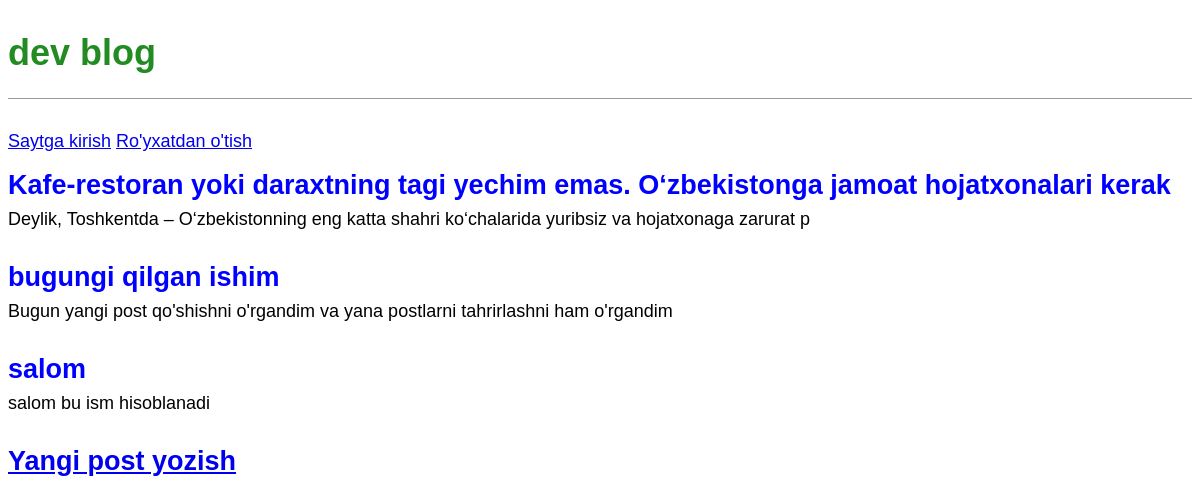
The page / on the database its author committed.
### blog/models.py (models this page shows, shortened)
class Post(models.Model):
    title = models.CharField(max_length=200)
    author = models.ForeignKey(
        'auth.User',
        on_delete=models.CASCADE
    )
    body = models.TextField()

### blog/views.py (the view)
# urls.py: path('', BlogPostView.as_view(), name='home'),
class BlogPostView(ListView):
    model = Post
    template_name = 'home.html'

### templates/home.html
{% extends 'base.html' %}
{% block content %}
    {% for post in object_list %}
        <div class="post-entry">
            <h2><a href="{% url 'post_detail' post.pk %}">{{ post.title }}</a></h2>
            <p>{{ post.body | slice:":100" }}</p>
        </div>
    {% endfor %}
{% endblock content %}

### static/css/base.css (style rules this page uses)
body { font-family: 'Noto Sans JP', sans-serif; font-size: 18px; }
.post-entry { margin-bottom: 2rem; }
.post-entry h2 { margin: 0.5rem 0; }
.post-entry h2 a, .post-entry h2 a:visited { color: blue; text-decoration: none; }
.post-entry p { margin: 0; font-weight: 400; }

### rows shown on the page
Post: title "Kafe-restoran yoki daraxtning tagi yechim emas. O‘zbekistonga jamoat hojatxonalari kerak", body "Deylik, Toshkentda – O‘zbekistonning eng katta shahri ko‘chalarida yuribsiz va hojatxonaga zarurat p"
Post: title "bugungi qilgan ishim", body "Bugun yangi post qo'shishni o'rgandim va yana postlarni tahrirlashni ham o'rgandim"
Post: title "salom", body "salom bu ism hisoblanadi"
